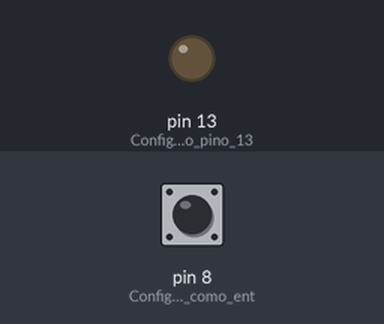
The sketch below on a simulated Arduino Uno, built with avr-gcc and run on an emulated ATmega328P. Parts: output pins drawn as LEDs (lit = HIGH). The test bench sets the inputs (shaded band); at power-on: pin 8 (Configura_pino_8_como_ent) HIGH.

Above: at 1.2 s.
1.3 s: pin 8 (Configura_pino_8_como_ent) pulled LOW for 0.15 s
At 1.37 s:
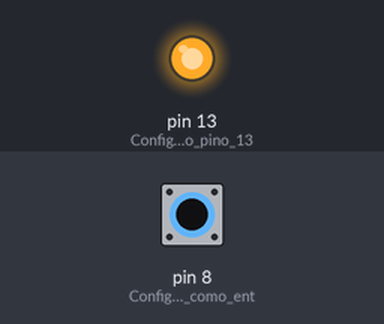
2.9 s: pin 8 (Configura_pino_8_como_ent) pulled LOW for 3.2 s
At 7.2 s:
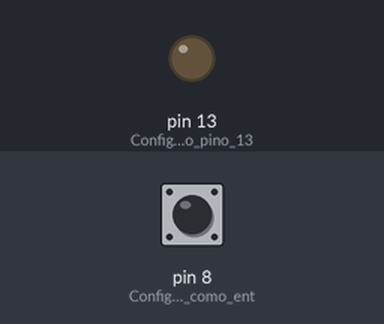
Timing chart, 0 to 8.7 s (numbered marks = the images above; inputs shaded):
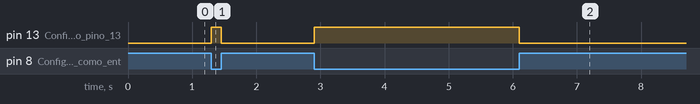

Measured:
- after the input at 1.3 s, pin 13 (Configura_o_pino_13): LOW → HIGH at once, → LOW 0.15 s later
- after the input at 2.9 s, pin 13 (Configura_o_pino_13): LOW → HIGH at once, → LOW 3.2 s later

The sketch:

pressionaBotao.ino
```cpp
void setup() {
pinMode(13, OUTPUT); // Configura o pino 13 (led interno) como saída;
pinMode(8, INPUT_PULLUP); // Configura pino 8 como entrada e habilita pull up interno;
}
void loop() {
 if (digitalRead(8) == LOW) { // Botão Pressionado;
  digitalWrite(13, HIGH); // Liga led.
 }
 else { // Botão Não Pressionado
  digitalWrite(13, LOW); // Desliga led.
 }
}
```
